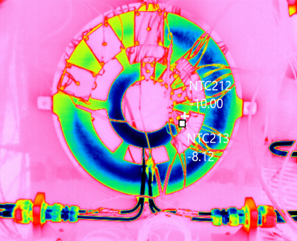
#> input picture challenge.png, 297 x 241 px
$ python 'temp reader.py'
#> lines starting #> are read from the running program, lines starting #| are printed output that depends on the picture
# -*- coding: utf-8 -*-
"""
Created on Thu Nov 14 13:28:48 2019

@author: dmase
"""
import matplotlib.pyplot as plt
import matplotlib.image as mpimg
import numpy as np
img = mpimg.imread('challenge.png')
#> img is the input picture: shape (241, 297, 3) float32; mean R, G, B 0.797, 0.566, 0.74
circle = [147.5,104.5,27.2]
xc = circle[0]
yc = circle[1]
r, r1 , r2 , r3 = circle[2], 42, 62, 90 #boundary circles (hardcoded for now...)
N = 100
X = np.linspace(0,len(img[0,:]),len(img[0,:]))
#> X = 297 values from 0 to 297
Y = np.linspace(0,len(img[:,1]),len(img[:,1]))
#> Y = 241 values from 0 to 241
X , Y = np.meshgrid(X , Y)
grid = np.sqrt((X-xc)**2+(Y-yc)**2)
plt.imshow(grid) #creates a density plot of radius from center
plt.show()
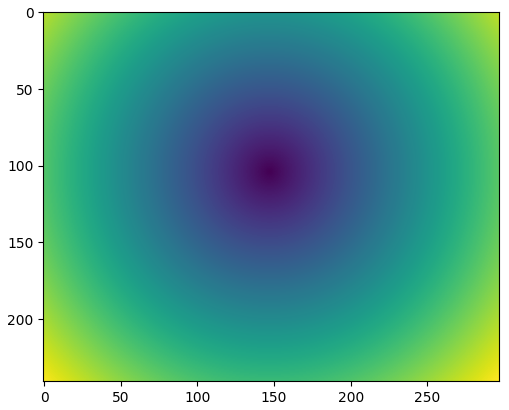
#> figure drawn by matplotlib, 1 panel
for i in range(0,len(grid[0,:])): #blacks out everything not of intrest
    for j in range(0,len(grid[:,0])):
        if grid[j,i] < r and grid[j,i] < r1 or grid[j,i] > r1 and grid[j,i] < r2 or grid[j,i] > r3:
            img[j,i] = 0
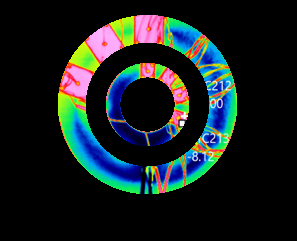
#> img: shape (241, 297, 3) float32; mean R, G, B 0.0878, 0.123, 0.127
plt.imshow(img)
plt.imsave('isolated.png',img)
